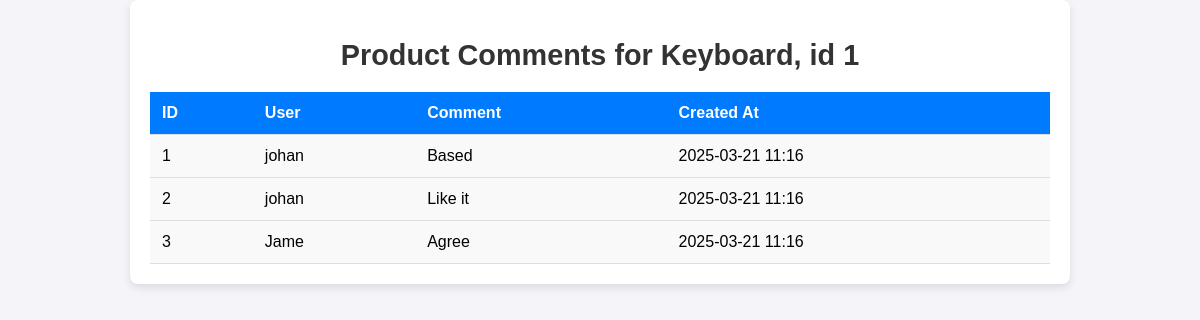
Page /comment/byProductId/1/ on the committed database.
### app/models.py (models this page shows, shortened)
class Product(models.Model):
    name = models.CharField(max_length=255)
    description = models.TextField()
    price = models.DecimalField(max_digits=10, decimal_places=2)
    product_amount = models.DecimalField(max_digits=10, decimal_places=2, default = 0)
    total_buy = models.DecimalField(max_digits=10, decimal_places=2, default = 0)
    created_at = models.DateTimeField(auto_now_add=True)

class ProductComment(models.Model):
    product = models.ForeignKey(Product, on_delete=models.CASCADE, related_name="comments")
    user = models.ForeignKey(User, on_delete=models.CASCADE)
    comment = models.TextField()
    created_at = models.DateTimeField(auto_now_add=True)

### app/views.py (the view)
# urls.py: path('comment/byProductId/<int:product_id>/', product_comment, name='product_comment'),
def product_comment(request, product_id):
    product = get_object_or_404(Product, id=product_id)
    comments = ProductComment.objects.filter(product=product)
    return render(request, 'product_comment.html', {'product': product, 'comments': comments})

### app/templates/product_comment.html (shortened to what this page needs)
<!DOCTYPE html>
<html lang="en">
<head>
</head>
<body>
    <div class="container">
        <h1>Product Comments for {{ product.name }}, id {{ product.id }}</h1>
        {% if comments %}
            <table>
                <thead>
                    <tr>
                        <th>ID</th>
                        <th>User</th>
                        <th>Comment</th>
                        <th>Created At</th>
                    </tr>
                </thead>
                <tbody>
                    {% for comment in comments %}
                    <tr>
                        <td>{{ comment.id }}</td>
                        <td>{{ comment.user }}</td>
                        <td>{{ comment.comment }}</td>
                        <td>{{ comment.created_at|date:"Y-m-d H:i" }}</td>
                    </tr>
                    {% endfor %}
                </tbody>
            </table>
        {% else %}
            <p class="no-comments">No comments yet for this product.</p>
        {% endif %}
    </div>
</body>
</html>

### app/templates/product_comment.html (style rules this page uses)
body { font-family: Arial, sans-serif; background-color: #f4f4f9; margin: 0; padding: 0; }
.container { max-width: 900px; margin: 0 auto; padding: 20px; background-color: white; border-radius: 8px; box-shadow: 0 4px 8px rgba(0, 0, 0, 0.1); }
h1 { text-align: center; font-size: 1.8rem; color: #333; }
table { width: 100%; border-collapse: collapse; margin-top: 20px; }
th, td { padding: 12px; text-align: left; border-bottom: 1px solid #ddd; }
th { background-color: #007bff; color: white; font-weight: bold; }
td { background-color: #f9f9f9; }

### rows in the picture
Product: name "Keyboard", id "1"
ProductComment: id "1", user "johan", comment "Based", created_at "2025-03-21 11:16"
ProductComment: id "2", user "johan", comment "Like it", created_at "2025-03-21 11:16"
ProductComment: id "3", user "Jame", comment "Agree", created_at "2025-03-21 11:16"
